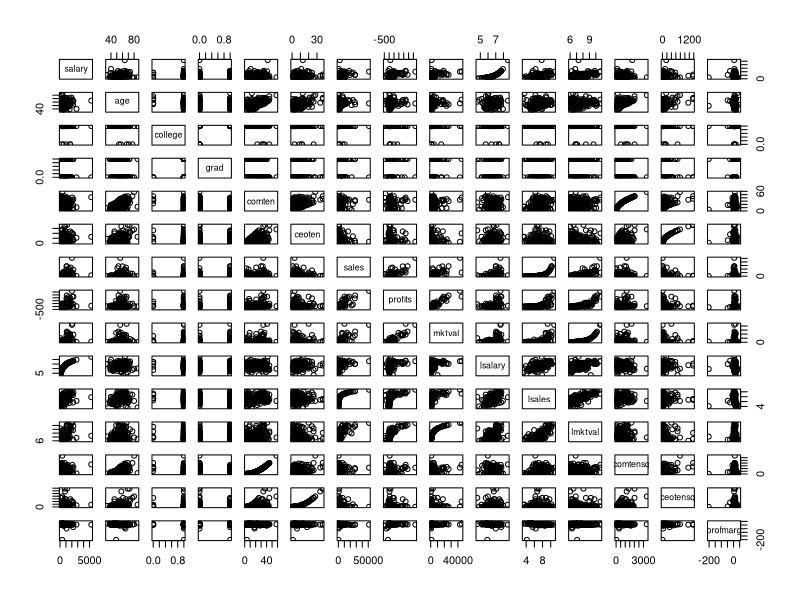
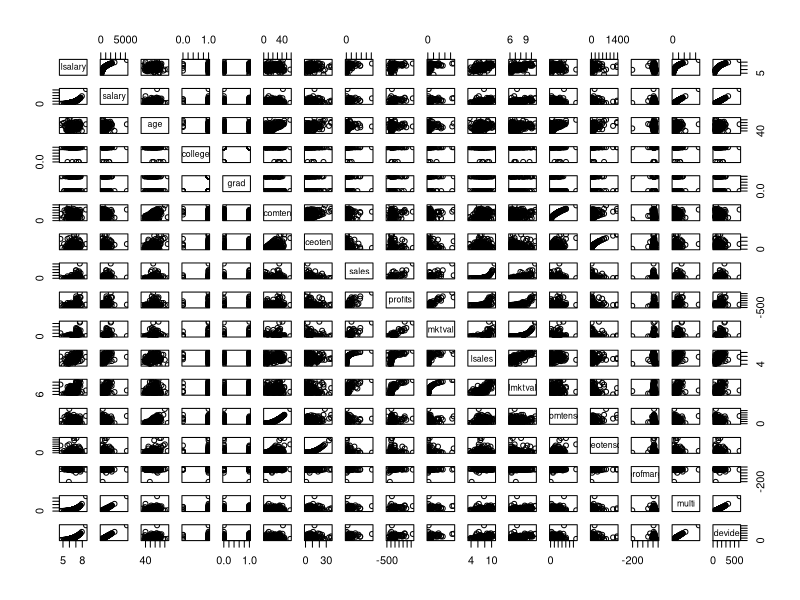
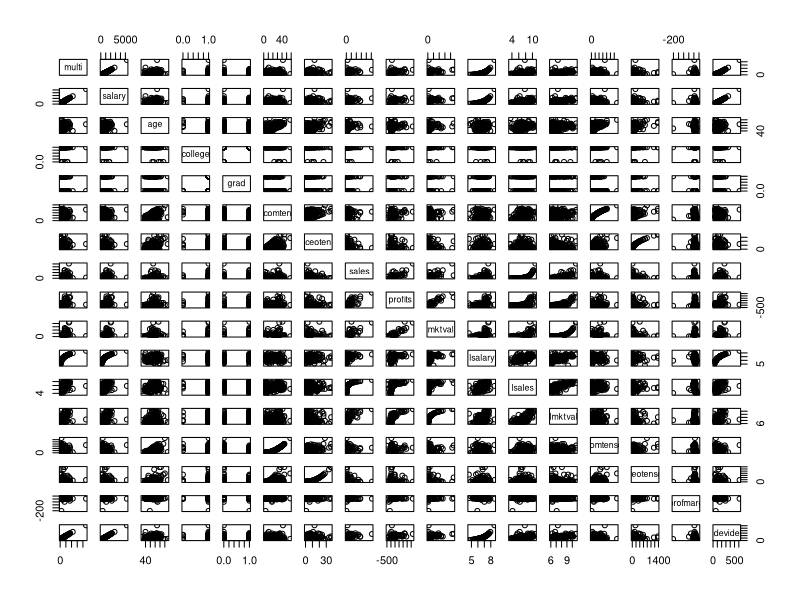
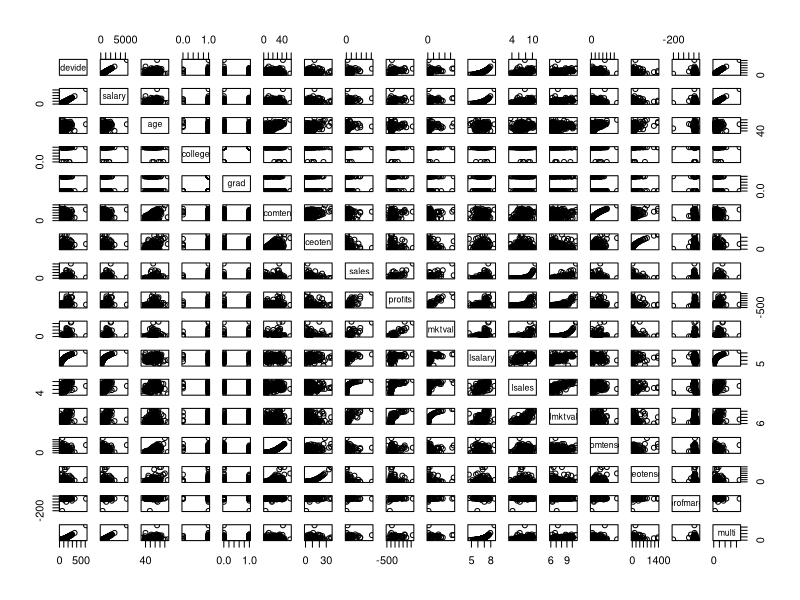

These charts were generated, in order, by the following R code:
library(readxl)
data1 <- read_excel("data1.xls")
head(data1)
#m1 <- lm(data1$salary  ~ data1$age + data1$comten + data1$ceoten + data1$sales + data1$profits + data1$mktval)
#summary(m1)
#m2 <- lm(data1$salary ~ data1$comtensq)

#add var
data1$multi <- data1$salary * data1$lsalary
data1$devide <- data1$salary / data1$lsalary
#plot
pairs(salary ~ age + college + grad + comten + ceoten + sales + profits + mktval + lsalary + lsales + lmktval + comtensq + ceotensq + profmarg,data = data1)

pairs(lsalary ~ .,data = data1)

pairs(multi ~ .,data = data1)
pairs(devide ~ .,data = data1)

#m_log <- lm(lsalary ~ lsales + lmktval + comtensq + ceotensq + profmarg, data= data1)

#stepwise cho model theo log_salary
m_full_log <- lm(lsalary ~ . - salary, data=data1)
backAIC_log <- step(m_full_log,direction="backward")
summary(backAIC_log)
m_log_model <- lm(lsalary ~ grad + comten + ceoten + lsales + lmktval + ceotensq, data=data1)
summary(m_log_model) # bỏ bớt biến grad
m_log_model_reduced <- lm(lsalary ~  comten + ceoten + lsales + lmktval + ceotensq, data=data1)
summary(m_log_model_reduced)
anova(m_log_model_reduced,m_log_model) #mô hình reduced

#stepwise cho model theo salary
m_full_linear <- lm(salary ~ . - lsalary, data=data1)
backAIC_linear <- step(m_full_linear,direction="backward")
summary(backAIC_linear)
m_linear_model <- lm(salary ~ comten + ceoten + mktval + lsales + ceotensq, data = data1)
summary(m_linear_model)
#m_linear_model_reduced <- lm(salary ~  ceoten + mktval + lsales + ceotensq, data = data1)
#summary(m_linear_model_reduced)
#anova(m_linear_model_reduced,m_linear_model) #mô hình reduced

### chọn giữa log và linear
summary(m_linear_model)
summary(m_log_model_reduced)
# mô hình log có R2 adjusted bé hơn


### other choices
m_multi <- data1
m_multi$multi <- m_multi$salary*m_multi$lsalary

m_devide_1 <- data1
m_devide_1$devide1 <- m_multi$salary / m_multi$lsalary

step(lm(salary / lsalary ~ .,data=data1),direction="backward")
summary(lm(salary*lsalary ~ comten + ceoten + mktval + lsales + ceotensq,data=data1))

step(lm(salary + lsalary ~ .,data=data1),direction="backward")
summary(lm(salary + lsalary ~ comten + ceoten + mktval + lsales + ceotensq,data=data1))